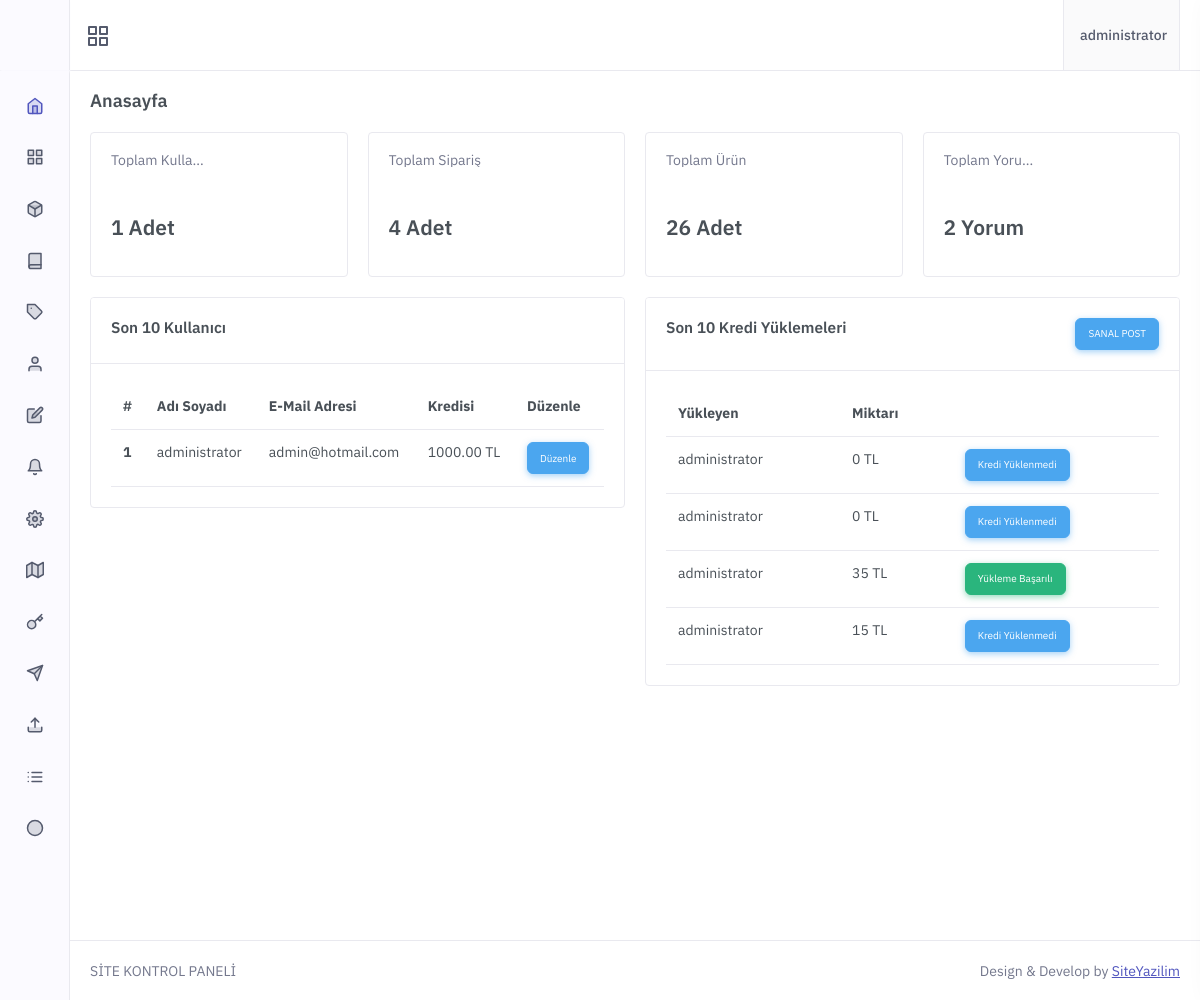
/Dosyalar/admin/index.php (signed in), run on the app's committed database.
### tables this page shows
CREATE TABLE `uyeler` (
  `id` int(11) NOT NULL,
  `email` varchar(255) NOT NULL,
  `username` varchar(255) NOT NULL,
  `pass` varchar(255) NOT NULL,
  `telefon` varchar(50) NOT NULL,
  `yetki` enum('1','2') NOT NULL DEFAULT '1',
  `bakiye` decimal(20,2) NOT NULL DEFAULT 0.00,
  `tarih` datetime NOT NULL
);

CREATE TABLE `shopierOrder` (
  `id` int(11) NOT NULL,
  `orderNo` varchar(255) NOT NULL,
  `user_id` int(11) NOT NULL,
  `amount` double NOT NULL,
  `status` tinyint(1) NOT NULL
);

### Dosyalar/admin/admin-header.php (called while the page is built, shortened)
<?php
 include'../baglan.php' ;
 if (isset($_SESSION["mail"])) {
 $mail  = $_SESSION["mail"];
 $kbilgi= $vt->query("select * from uyeler where email='$mail'")->fetch();
 if ($kbilgi["yetki"]>0) {
 }  else if($kbilgi["yetki"]==0){ header("Location:../logout.php"); } } elseif(!isset($_SESSION["mail"])){header("Location:admin-login.php");}
?>

### Dosyalar/admin/index.php (the view, shortened to what this page needs)
<?php include 'admin-header.php'; if($kbilgi["yetki"] == 2){ ?>
<?php include 'admin-menu.php';?>
            <div class="main-content">
                <div class="page-content">
                    <div class="container-fluid">
                        <div class="row">
                            <div class="col-12">
                                <div class="page-title-box d-sm-flex align-items-center justify-content-between">
                                    <h4 class="mb-sm-0 font-size-18">Anasayfa</h4>
                                </div>
                            </div>
                        </div>
                        <div class="row">
					<?php
 $uye= $vt->query("select * from uyeler");
 $uye = $uye->rowCount();
  $musteri= $vt->query("select * from satilanurunler");
 $musteri = $musteri->rowCount();
  $urunler= $vt->query("select * from urun");
 $urunler = $urunler->rowCount();
  $yorumlar= $vt->query("select * from yorumlar");
 $yorumlar = $yorumlar->rowCount();
 ?>
						   <div class="col-xl-3 col-md-6">
                                <div class="card card-h-100">
                                    <div class="card-body">
                                        <div class="row align-items-center">
                                            <div class="col-6">
                                                <span class="text-muted mb-5 lh-1 d-block text-truncate">Toplam Kullanıcı</span>
                                                <h4 class="mb-3">
                                                   <?php  echo $uye; ?>  Adet
                                                </h4>
                                            </div>
                                        </div>
                                    </div>
                                </div>
                            </div>
                           						   <div class="col-xl-3 col-md-6">
                                <div class="card card-h-100">
                                    <div class="card-body">
                                        <div class="row align-items-center">
                                            <div class="col-6">
                                                <span class="text-muted mb-5 lh-1 d-block text-truncate">Toplam Sipariş</span>
                                                <h4 class="mb-3">
                                                  <?php  echo $musteri; ?>  Adet
                                                </h4>
                                            </div>
                                        </div>
                                    </div>
                                </div>
                            </div>
                                                       						   <div class="col-xl-3 col-md-6">
                                <div class="card card-h-100">
                                    <div class="card-body">
                                        <div class="row align-items-center">
                                            <div class="col-6">
                                                <span class="text-muted mb-5 lh-1 d-block text-truncate">Toplam Ürün</span>
                                                <h4 class="mb-3">
                                                  <?php  echo $urunler; ?> Adet
                                                </h4>
                                            </div>
                                        </div>
                                    </div>
                                </div>
                            </div>
                                                      						   <div class="col-xl-3 col-md-6">
                                <div class="card card-h-100">
                                    <div class="card-body">
                                        <div class="row align-items-center">
                                            <div class="col-6">
                                                <span class="text-muted mb-5 lh-1 d-block text-truncate">Toplam Yorumlar</span>
                                                <h4 class="mb-3">
                                                  <?php  echo $yorumlar; ?> Yorum
                                                </h4>
                                            </div>
                                        </div>
                                    </div>
                                </div>
                            </div>
                        </div>
		  <div class="row">
                        <div class="col-xl-6">
                            <div class="card">
                                <div class="card-header">
                                    <h4 class="card-title">Son 10 Kullanıcı</h4>
                                </div>
                                <div class="card-body">
                                    <div class="table-responsive">
                                        <table class="table mb-0">
                                            <thead>
                                                <tr>
                                                    <th>#</th>
                                                    <th>Adı Soyadı</th>
                                                    <th>E-Mail Adresi</th>
                                                    <th>Kredisi</th>
													<th>Düzenle</th>
                                                </tr>
                                            </thead>
                                            <tbody>
<?php $uye  = $vt->query("select * from uyeler ORDER by id DESC LIMIT 10")->fetchAll(PDO::FETCH_ASSOC); foreach ($uye as $uye) {  ?>
                                                <tr>
                                                    <th scope="row"><?php echo $uye["id"] ?></th>
                                                    <td><?php echo $uye["username"] ?></td>
                                                    <td><?php echo $uye["email"] ?></td>
                                                    <td><?php echo $uye["bakiye"] ?> TL</td>
													<td>
	<a href="kullanici-duzenle.php?id=<?php echo $uye["id"] ?>" style="border-radius:6px;  font-size:10px;" class="btn btn-info">Düzenle</a>
													</td>
                                                </tr>
<?php } ?>
                                            </tbody>
                                        </table>
                                    </div>
                                </div>
                            </div>
                        </div>
					            <div class="col-xl-6">
                            <div class="card">
                                <div class="card-header">
                                    <h4 class="card-title">Son 10 Kredi Yüklemeleri									<a href="https://www.shopier.com/m/orders.php" target="_blank"><span style="border-radius:6px; float:right; font-size:10px;" class="btn btn-info">SANAL POST</span> </a>									</h4>
                                </div>
                                <div class="card-body">
                                    <div class="table-responsive">
                                        <table class="table mb-0">
                                            <thead>
                                                <tr>
                                                    <th>Yükleyen</th>
                                                    <th>Miktarı</th>
                                                    <th> </th>
                                                </tr>
                                            </thead>
                                            <tbody>
	<?php $shopierOrder  = $vt->query("select * from shopierOrder Order By id DESC LIMIT 10")->fetchAll(PDO::FETCH_ASSOC); foreach ($shopierOrder as $shopierOrder) {  ?>
	<?php 		  if ($shopierOrder["user_id"]==$user_id) {}
                     else{
                       $kullaniciID = $shopierOrder["user_id"];
                       $kullanicibul  = $vt->query("select * from uyeler where id='$kullaniciID' ")->fetch();
					 }
					 ?>
                                                <tr>
                                                    <td><?php echo $kullanicibul["username"]; ?></td>
                                                    <td> <?php echo $shopierOrder["amount"];?> TL </td>
                                                    <td><?php if ($shopierOrder["status"]==1) {echo '<span style="border-radius:6px;  font-size:10px;" class="btn btn-success">Yükleme Başarılı</span>';}
 elseif ($shopierOrder["status"]==0) {echo '<span style="border-radius:6px;  font-size:10px;" class="btn btn-info">Kredi Yüklenmedi</span>';} ?></td>
                                                </tr>
 <?php } ?>
                                            </tbody>
                                        </table>
                                    </div>
                                </div>
                            </div>
                        </div>
				      </div>
                    </div>
                </div>
<?php include 'admin-footer.php'; } ?>

### Dosyalar/admin/admin-menu.php (shortened to what this page needs)
<!doctype html>
<html lang="tr">
    <head>
        <link href="../epin/admin/vs.css" rel="stylesheet" type="text/css" />
        <link rel="stylesheet" href="../epin/admin/pre.css" type="text/css" />
        <link href="../epin/admin/bootstrap.css" id="bootstrap-style" rel="stylesheet" type="text/css" />
        <link href="../epin/admin/icon.css" rel="stylesheet" type="text/css" />
		<link href="../epin/admin/all.css" rel="stylesheet" type="text/css" />
        <link href="../epin/admin/app.css" id="app-style" rel="stylesheet" type="text/css" />
		<link href="../epin/admin/font-awesome-4.1.0/css/font-awesome.min.css" rel="stylesheet" type="text/css">
    </head>
    <body>
        <div id="layout-wrapper">
            <header id="page-topbar">
                <div class="navbar-header">
                    <div class="d-flex">
                        <div class="navbar-brand-box">
                        </div>
                        <button type="button" class="btn btn-sm px-3 font-size-16 header-item" id="vertical-menu-btn">
                        </button>
                    </div>
                    <div class="d-flex">
                        <div class="dropdown d-inline-block">
                            <button type="button" class="btn header-item bg-soft-light border-start border-end" id="page-header-user-dropdown"
                            data-bs-toggle="dropdown" aria-haspopup="true" aria-expanded="false">
                                <span class="d-none d-xl-inline-block ms-1 fw-medium"><?php echo $kbilgi["username"];?></span>
                            </button>
                        </div>
                    </div>
                </div>
            </header>
            <div class="vertical-menu">
                <div data-simplebar class="h-100">
                    <div id="sidebar-menu">
                        <ul class="metismenu list-unstyled" id="side-menu">
                            <li>
                                <a href="index.php">
                                    <i data-feather="home"></i>
                                </a>
                            </li>
                            <li>
                                <a href="javascript: void(0);">
                                    <i data-feather="grid"></i>
                                </a>
                            </li>
                            <li>
                                <a href="javascript: void(0);">
                                    <i data-feather="box"></i>
                                </a>
                            </li>
                            <li>
                                <a href="javascript: void(0);">
                                    <i data-feather="book"></i>
                                </a>
                            </li>
					       <li>
                                <a href="a-siparisler.php">
                                    <i data-feather="tag"></i>
                                </a>
                            </li>
     <li>
                                <a href="a-uyeler.php">
                                    <i data-feather="user"></i>
                                </a>
                            </li>
     <li>
                                <a href="destek.php">
                                    <i data-feather="edit"></i>
                                </a>
                            </li>
     <li>
                                <a href="bildirimler.php">
                                    <i data-feather="bell"></i>
                                </a>
                            </li>
						         <li>
                                <a href="a-ayarlar.php">
                                    <i data-feather="settings"></i>
                                </a>
                            </li>
        <li>
                                <a href="sidebar-ekle.php">
                                    <i data-feather="map"></i>
                                </a>
                            </li>
						         <li>
                                <a href="kupon.php">
                                    <i data-feather="key"></i>
                                </a>
                            </li>
							     <li>
                                <a href="b-yorumlar.php">
                                    <i data-feather="send"></i>
                                </a>
                            </li>
							       <li>
                                <a href="dosya-yukle.php">
                                    <i data-feather="upload"></i>
                                </a>
                            </li>
					           <li>
                                <a href="banka.php">
                                    <i data-feather="list"></i>
                                </a>
                            </li>
           <li>
                                <a href="a-yuklemeler.php">
                                    <i data-feather="circle"></i>
                                </a>
                            </li>
                        </ul>
                    </div>
                </div>
            </div>

### data on the page
uyeler: username "administrator", id "1", email "admin@hotmail.com", bakiye "1000.00"
shopierorder: user.username "administrator", amount "0", status "Kredi Yüklenmedi"
shopierorder: user.username "administrator", amount "0", status "Kredi Yüklenmedi"
shopierorder: user.username "administrator", amount "35", status "Yükleme Başarılı"
shopierorder: user.username "administrator", amount "15", status "Kredi Yüklenmedi"

### other printed values
$uye "1"
$musteri "4"
$urunler "26"
$yorumlar "2"
